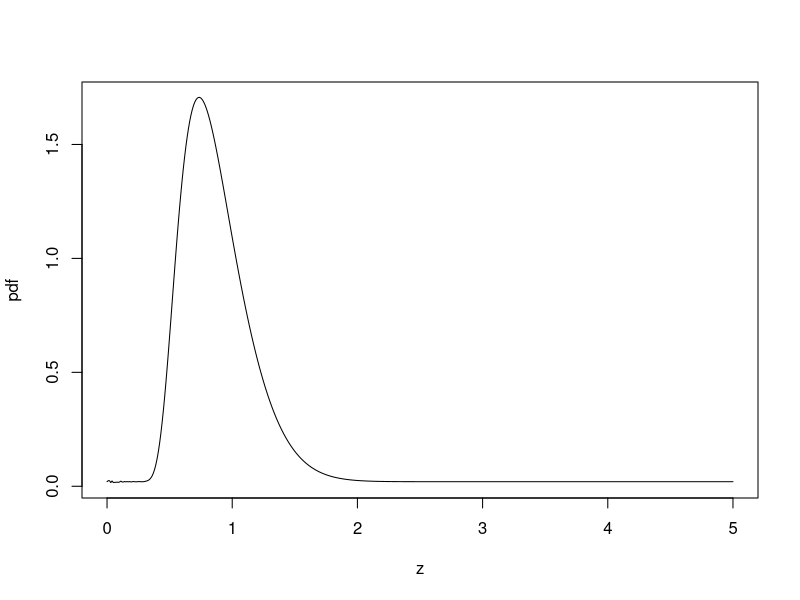

Recreate this plot in R.
emp_pdf=function(z)
{
  epsilon=0.01
  a=8*z*exp(-2*z*z)
  b=a+2*epsilon
  i=2
  while(abs(b-a)>epsilon)
  {
    a=b
    b=a+8*((-1)^(i-1))*i*i*z*exp(-2*i*i*z*z)
    i=i+1
  }
  return(b)
}
emp_pdf(1)
z=seq(0,5,by=0.01)
pdf=vapply(z,FUN=emp_pdf,FUN.VALUE = 2)
plot(z,pdf,type="l")
